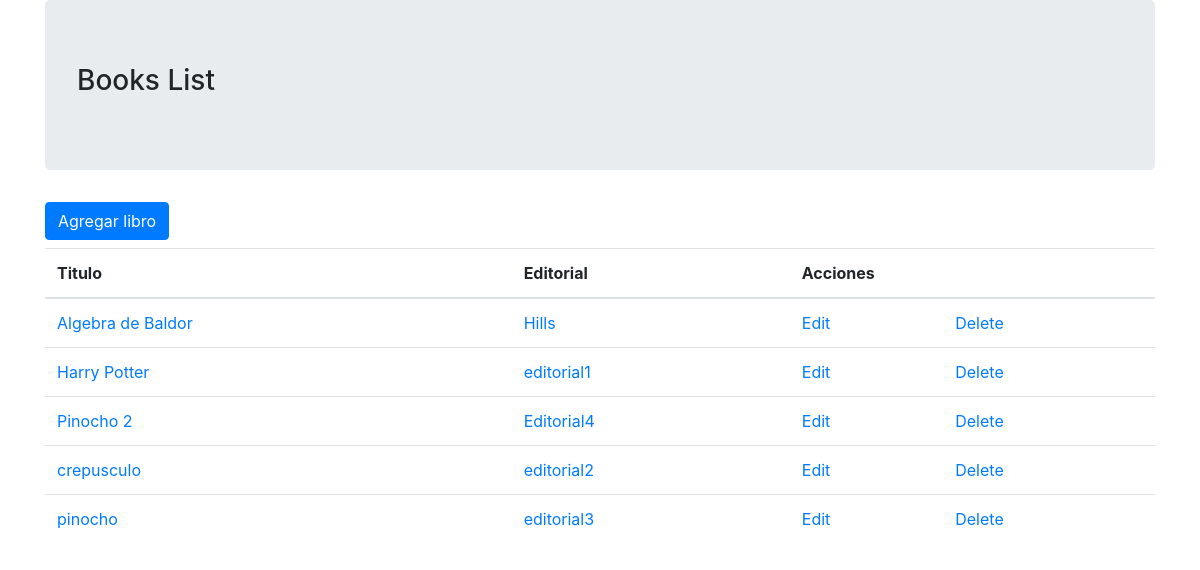
/books/, run on an earlier commit of the app's database.
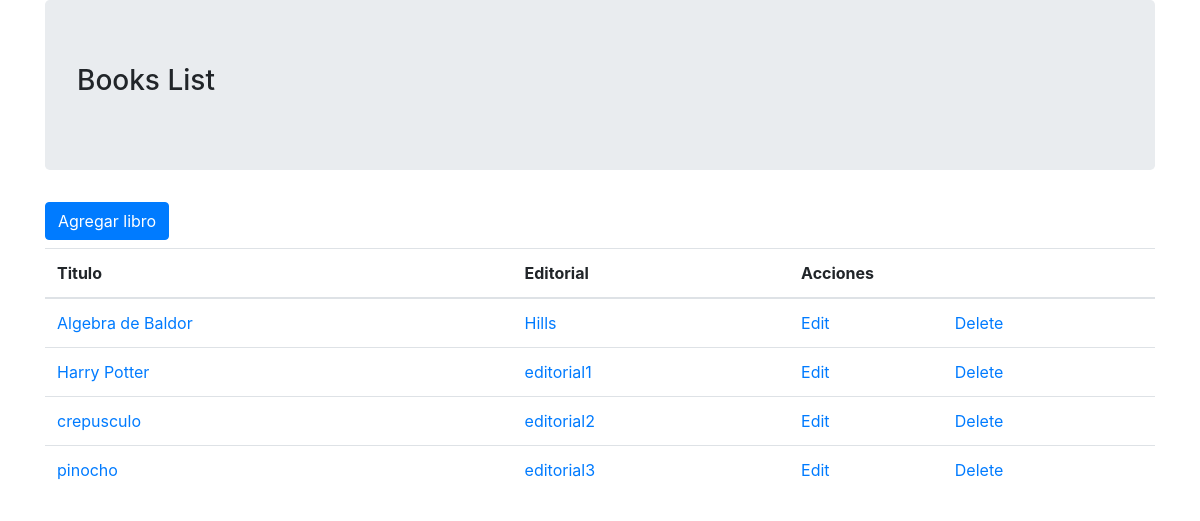
And on a later commit of the database.
### books/models.py (models this page shows, shortened)
class Book(models.Model):
    titulo = models.CharField(max_length=20)
    editorial = models.CharField(max_length=20)
    class Meta:
        ordering = ["titulo"]

### books/views.py (the view)
def books_list(request):
    books = models.Book.objects.all()
    context = {'books':books}
    return render(request, 'books_list.html', context)

### books/templates/books_list.html (shortened to what this page needs)
{% extends 'base.html' %}
{% block content %}
<a href="new" class="btn btn-primary mb-2">Agregar libro</a>
<table class="table">
    <thead>
        <tr>
            <th>Titulo</th>
            <th>Editorial</th>
            <th colspan="2">Acciones</th>
        </tr>
    </thead>
    <tbody>
        {% for book in books %}
        <tr>
            <td> <a href="{{book.id}}">{{book.titulo}}</a> </td>
            <td> <a href="/books/{{book.id}}">{{book.editorial}}</a> </td>
            <td> <a href="/books/{{book.id}}/edit">Edit</a> </td>
            <td> <a href="/books/{{book.id}}/delete">Delete</a> </td>
        </tr>
        {% endfor %}
    </tbody>
</table>
{% endblock %}

What changed in the data, as far as the page shows it:
removed Book: titulo "Pinocho 2", editorial "Editorial4"
